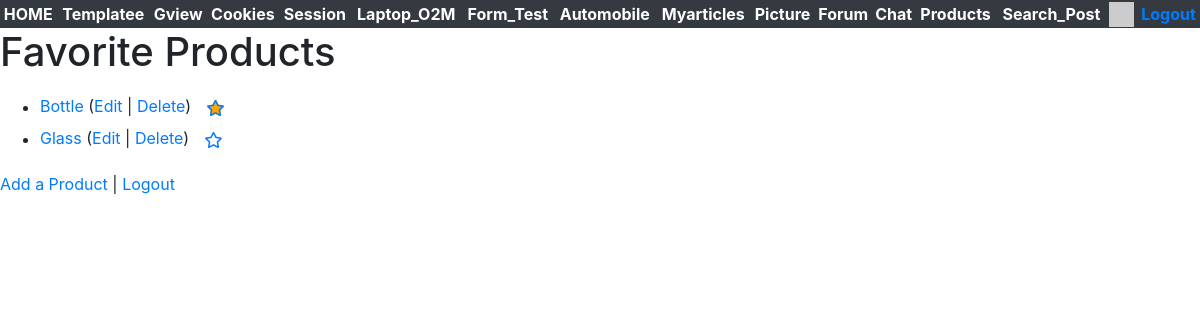
The app's page /fav_products/ (signed in) with its own data.
### fav_products/models.py (models this page shows, shortened)
class Product(models.Model) :
    title = models.CharField(
            max_length=200,
            validators=[MinLengthValidator(2, "Title must be greater than 2 characters")]
    )
    text = models.TextField()
    owner = models.ForeignKey(settings.AUTH_USER_MODEL, on_delete=models.CASCADE,
            related_name='fav_product_owner')
    favorites = models.ManyToManyField(settings.AUTH_USER_MODEL,
        through='Fav', related_name='favorite_products')
    created_at = models.DateTimeField(auto_now_add=True)
    updated_at = models.DateTimeField(auto_now=True)

### fav_products/views.py (the view)
# urls.py: path('', views.ProductListView.as_view(), name='all'),
class ProductListView(OwnerListView):
    model = Product
    template_name = "favs/list.html"
    def get(self, request) :
        product_list = Product.objects.all()
        favorites = list()
        if request.user.is_authenticated:
            rows = request.user.favorite_products.values('id')
            favorites = [ row['id'] for row in rows ]
        ctx = {'product_list' : product_list, 'favorites': favorites}
        return render(request, self.template_name, ctx)

### home/context_processors.py (called while the page is built)
def settings(request):
    return {
        'settings': django_settings,
    }

### home/templatetags/app_tags.py (called while the page is built)
@register.filter(name='gravatar')
def gravatar(user, size=35):
    email = str(user.email.strip().lower()).encode('utf-8')
    email_hash = md5(email).hexdigest()
    url = "//www.gravatar.com/avatar/{0}?s={1}&d=identicon&r=PG"
    return url.format(email_hash, size)

### fav_products/templates/favs/list.html (shortened to what this page needs)
{% extends "base_bootstrap.html" %}
{% block content %}
<h1>Favorite Products</h1>
<p>
  {% if product_list %}
<ul>
  {% for product in product_list %}
  <li>
    <a href="{% url 'fav_products:product_detail'  product.id %}">{{ product.title }}</a>
    {% if product.owner_id == user.id %}
    (<a href="{% url 'fav_products:product_update' product.id %}">Edit</a> |
    <a href="{% url 'fav_products:product_delete' product.id %}">Delete</a>)
    {% endif %}
    {% if user.is_authenticated %}
    <a href="#" onclick="favPost('{% url 'fav_products:product_unfavorite' product.id %}', {{ product.id }} );return false;"
      {% if product.id not in favorites %} style="display: none;" {% endif %} id="favorite_star_{{product.id}}">
      <span class="fa-stack" style="vertical-align: middle;">
        <i class="fa fa-star fa-stack-1x" style="color: orange;"></i>
        <i class="fa fa-star-o fa-stack-1x"></i>
      </span>
    </a>
    <a href="#" onclick="favPost('{% url 'fav_products:product_favorite' product.id %}', {{ product.id }} );return false;"
    {% if product.id in favorites %} style="display: none;" {% endif %} id="unfavorite_star_{{product.id}}">
      <span class="fa-stack" style="vertical-align: middle;">
        <i class="fa fa-star-o fa-stack-1x"></i>
      </span>
    </a>
    {% endif %}
  </li>
  {% endfor %}
</ul>
{% else %}
<p>There are no products in the database.</p>
{% endif %}
</p>
<p>
  <a href="{% url 'fav_products:product_create' %}">Add a Product</a> |
  {% if user.is_authenticated %}
  <a href="{% url 'logout' %}?next={% url 'fav_products:all' %}">Logout</a>
  {% else %}
  <a href="{% url 'login' %}?next={% url 'fav_products:all' %}">Login</a>
  {% endif %}
</p>
{% endblock %}

### records on screen
Product: title "Bottle", shows "Edit"
Product: title "Glass", shows "Edit"
